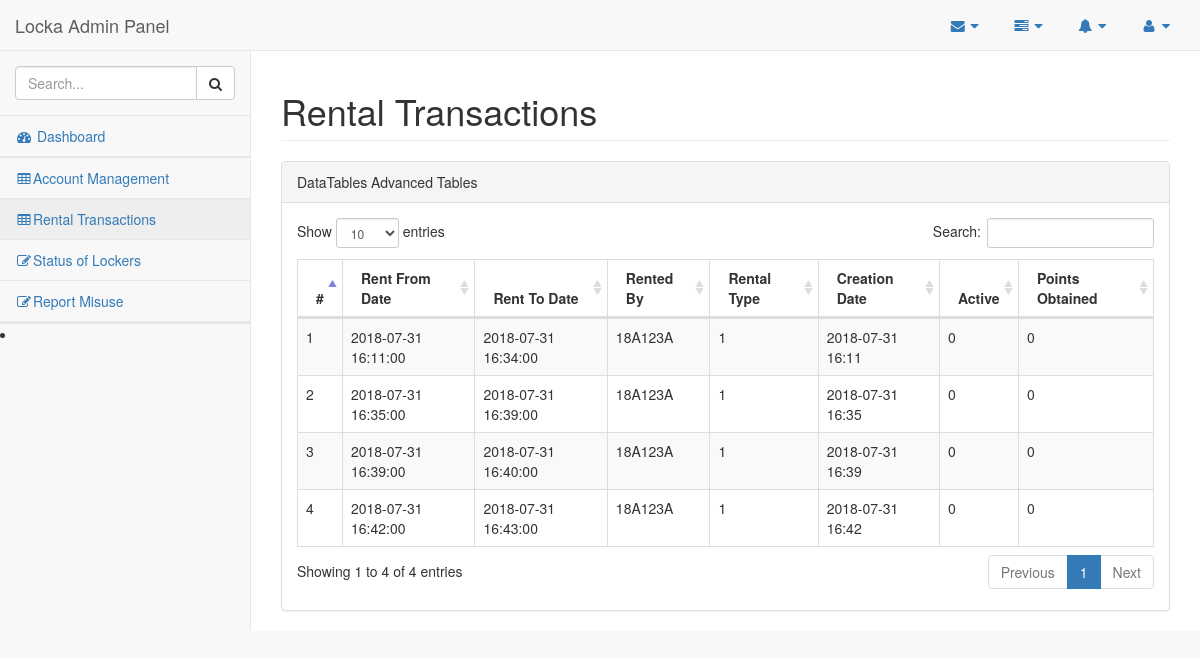
/index.php/rentaltransactions, run on an earlier commit of the app's database.
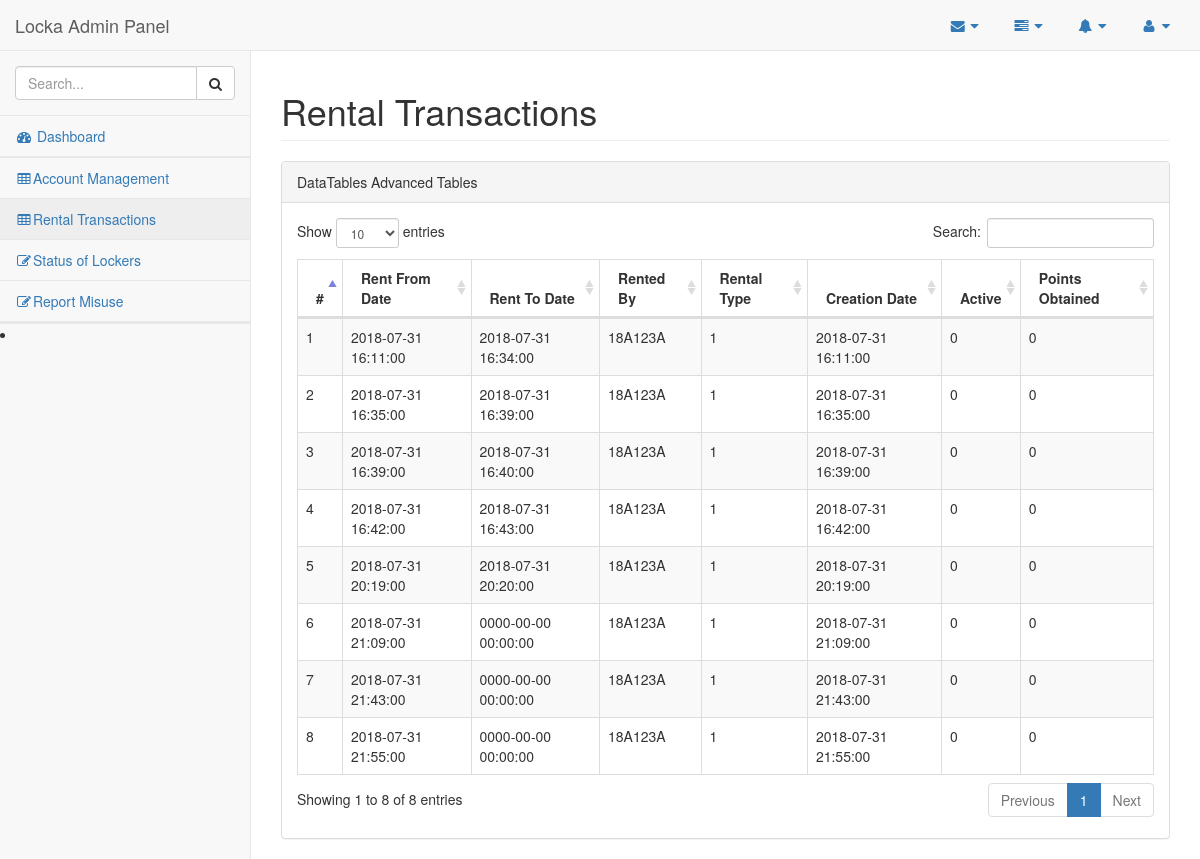
And on a later commit of the database.
### tables this page shows
CREATE TABLE IF NOT EXISTS `tbl_locker_rental` (
  `Rent_ID` int(11) NOT NULL AUTO_INCREMENT,
  `Locker_ID` int(11) NOT NULL,
  `Rent_From_Date` datetime NOT NULL DEFAULT CURRENT_TIMESTAMP,
  `Rent_To_Date` datetime NOT NULL,
  `Username` varchar(45) NOT NULL,
  `Rental_Type` int(11) NOT NULL,
  `Creation_Date` datetime NOT NULL,
  `Is_Active` tinyint(4) NOT NULL,
  `Pin_Code` int(11) NOT NULL,
  `Points_Obtained` int(11) NOT NULL,
  `Paid` tinyint(4) NOT NULL,
  PRIMARY KEY (`Rent_ID`),
  KEY `Username_idx` (`Username`)
);

### application/controllers/RentalTransactions.php (called while the page is built, shortened)
<?php
	class RentalTransactions extends CI_Controller {
		public function index()
		{
			$this->load->model('AdminModel');
			$data['translist'] = $this->AdminModel->get_all_transactions();
			$this->load->view('Admin/AllRentalTransactions', $data);
		}
	}
?>

### index.php (called while the page is built, shortened)
<?php
require_once BASEPATH.'core/CodeIgniter.php';

### application/models/AdminModel.php (called while the page is built, shortened)
<?php
	class AdminModel extends CI_Model
	{
		function get_all_transactions()
		{
			$this->db->select('*');
			$this->db->from('tbl_locker_rental');
			$query = $this->db->get();
			$result = $query->result();
			$list = Array();
			for ($i = 0; $i < count($result); $i++)
			{
				$list[$i] = (object)NULL;
				$list[$i]->Rent_ID = $result[$i]->Rent_ID;
				$list[$i]->Rent_From_Date = $result[$i]->Rent_From_Date;
				$list[$i]->Rent_To_Date = $result[$i]->Rent_To_Date;
				$list[$i]->Rented_By = $result[$i]->Username;
				$list[$i]->Rental_Type = $result[$i]->Rental_Type;
				$list[$i]->Creation_Date = $result[$i]->Creation_Date;
				$list[$i]->Is_Active = $result[$i]->Is_Active;
				$list[$i]->Points_Obtained = $result[$i]->Points_Obtained;
			}
			return $list;
		}
	}
?>

### application/views/Admin/AllRentalTransactions.php (the view, shortened to what this page needs)
<!DOCTYPE html>
<html lang="en">
<head>
    <link href="<?=base_url()?>assets/admin-bs/vendor/bootstrap/css/bootstrap.min.css" rel="stylesheet">
    <link href="<?=base_url()?>assets/admin-bs/vendor/metisMenu/metisMenu.min.css" rel="stylesheet">
    <link href="<?=base_url()?>assets/admin-bs/vendor/datatables-plugins/dataTables.bootstrap.css" rel="stylesheet">
    <link href="<?=base_url()?>assets/admin-bs/vendor/datatables-responsive/dataTables.responsive.css" rel="stylesheet">
    <link href="<?=base_url()?>assets/admin-bs/dist/css/sb-admin-2.css" rel="stylesheet">
    <link href="<?=base_url()?>assets/admin-bs/vendor/font-awesome/css/font-awesome.min.css" rel="stylesheet" type="text/css">
</head>
<body>
    <div id="wrapper">
        <nav class="navbar navbar-default navbar-static-top" role="navigation" style="margin-bottom: 0">
            <div class="navbar-header">
                <a class="navbar-brand" href="AdminHome">Locka Admin Panel</a>
            </div>
            <ul class="nav navbar-top-links navbar-right">
                <li class="dropdown">
                    <a class="dropdown-toggle" data-toggle="dropdown" href="#">
                        <i class="fa fa-envelope fa-fw"></i> <i class="fa fa-caret-down"></i>
                    </a>
                </li>
                <li class="dropdown">
                    <a class="dropdown-toggle" data-toggle="dropdown" href="#">
                        <i class="fa fa-tasks fa-fw"></i> <i class="fa fa-caret-down"></i>
                    </a>
                </li>
                <li class="dropdown">
                    <a class="dropdown-toggle" data-toggle="dropdown" href="#">
                        <i class="fa fa-bell fa-fw"></i> <i class="fa fa-caret-down"></i>
                    </a>
                </li>
                <li class="dropdown">
                    <a class="dropdown-toggle" data-toggle="dropdown" href="#">
                        <i class="fa fa-user fa-fw"></i> <i class="fa fa-caret-down"></i>
                    </a>
                </li>
            </ul>
            <div class="navbar-default sidebar" role="navigation">
                <div class="sidebar-nav navbar-collapse">
                    <ul class="nav" id="side-menu">
                        <li class="sidebar-search">
                            <div class="input-group custom-search-form">
                                <input type="text" class="form-control" placeholder="Search...">
                                <span class="input-group-btn">
                                <button class="btn btn-default" type="button">
                                    <i class="fa fa-search"></i>
                                </button>
                            </span>
                            </div>
                        </li>
                        <li>
                            <a href="adminlogin"><i class="fa fa-dashboard fa-fw"></i> Dashboard</a>
                        </li>
                        <li>
                        </li>
                        <li>
                            <a href="accountmanagement"><i class="fa fa-table fa-fw"></i>Account Management</a>
                        </li>
                        <li>
                            <a href="rentaltransactions"><i class="fa fa-table fa-fw"></i>Rental Transactions</a>
                        </li>
						<li>
                            <a href="lockerstatus"><i class="fa fa-edit fa-fw"></i>Status of Lockers</a>
                        </li>
						<li>
                            <a href="userreport"><i class="fa fa-edit fa-fw"></i>Report Misuse</a>
                        </li>
                        <li>
                        </li>
                        <li>
                                </li>
                            </ul>
                        <li>
                        </li>
                </div>
            </div>
        </nav>
        <div id="page-wrapper">
            <div class="row">
                <div class="col-lg-12">
                    <h1 class="page-header">Rental Transactions</h1>
                </div>
            </div>
            <div class="row">
                <div class="col-lg-12">
                    <div class="panel panel-default">
                        <div class="panel-heading">
                            DataTables Advanced Tables
                        </div>
                        <div class="panel-body">
                            <table width="100%" class="table table-striped table-bordered table-hover" id="dataTables-example">
                                <thead>
                                    <tr>
                                        <th>#</th>
										<th>Rent From Date</th>
										<th>Rent To Date</th>
										<th>Rented By</th>
										<th>Rental Type</th>
										<th>Creation Date</th>
										<th>Active</th>
										<th>Points Obtained</th>
										<tbody>
										<?php for ($i = 0; $i < count($translist); ++$i) { ?>
										<tr>
										<td><?php echo ($i+1); ?></td>
										<td><?php echo $translist[$i]->Rent_From_Date; ?></td>
										<td><?php echo $translist[$i]->Rent_To_Date; ?></td>
										<td><?php echo $translist[$i]->Rented_By; ?></td>
										<td><?php echo $translist[$i]->Rental_Type; ?></td>
										<td><?php echo $translist[$i]->Creation_Date; ?></td>
										<td><?php echo $translist[$i]->Is_Active; ?></td>
										<td><?php echo $translist[$i]->Points_Obtained; ?></td>
										</tr>
										<?php } ?>
                                    </tr>
                                </thead>
                            </table>
                        </div>
                    </div>
                </div>
            </div>
       </div>
 </div>
</body>
</html>

What changed in the data, as far as the page shows it:
changed tbl_locker_rental (number 1 of 8 on the later page): Creation_Date "2018-07-31 16:11" → "2018-07-31 16:11:00"
changed tbl_locker_rental (number 2 of 8 on the later page): Creation_Date "2018-07-31 16:35" → "2018-07-31 16:35:00"
changed tbl_locker_rental (number 3 of 8 on the later page): Creation_Date "2018-07-31 16:39" → "2018-07-31 16:39:00"
changed tbl_locker_rental (number 4 of 8 on the later page): Creation_Date "2018-07-31 16:42" → "2018-07-31 16:42:00"
added tbl_locker_rental: Rent_From_Date "2018-07-31 20:19:00", Rent_To_Date "2018-07-31 20:20:00", Username "18A123A", Rental_Type "1", Creation_Date "2018-07-31 20:19:00", Is_Active "0", Points_Obtained "0"
added tbl_locker_rental: Rent_From_Date "2018-07-31 21:09:00", Rent_To_Date "0000-00-00 00:00:00", Username "18A123A", Rental_Type "1", Creation_Date "2018-07-31 21:09:00", Is_Active "0", Points_Obtained "0"
added tbl_locker_rental: Rent_From_Date "2018-07-31 21:43:00", Rent_To_Date "0000-00-00 00:00:00", Username "18A123A", Rental_Type "1", Creation_Date "2018-07-31 21:43:00", Is_Active "0", Points_Obtained "0"
added tbl_locker_rental: Rent_From_Date "2018-07-31 21:55:00", Rent_To_Date "0000-00-00 00:00:00", Username "18A123A", Rental_Type "1", Creation_Date "2018-07-31 21:55:00", Is_Active "0", Points_Obtained "0"
Also different on the page:
text written by a page script: "Show entries Search: Showing 1 to 4 of 4 entries Previous 1 Next" → "Show entries Search: Showing 1 to 8 of 8 entries Previous 1 Next"
